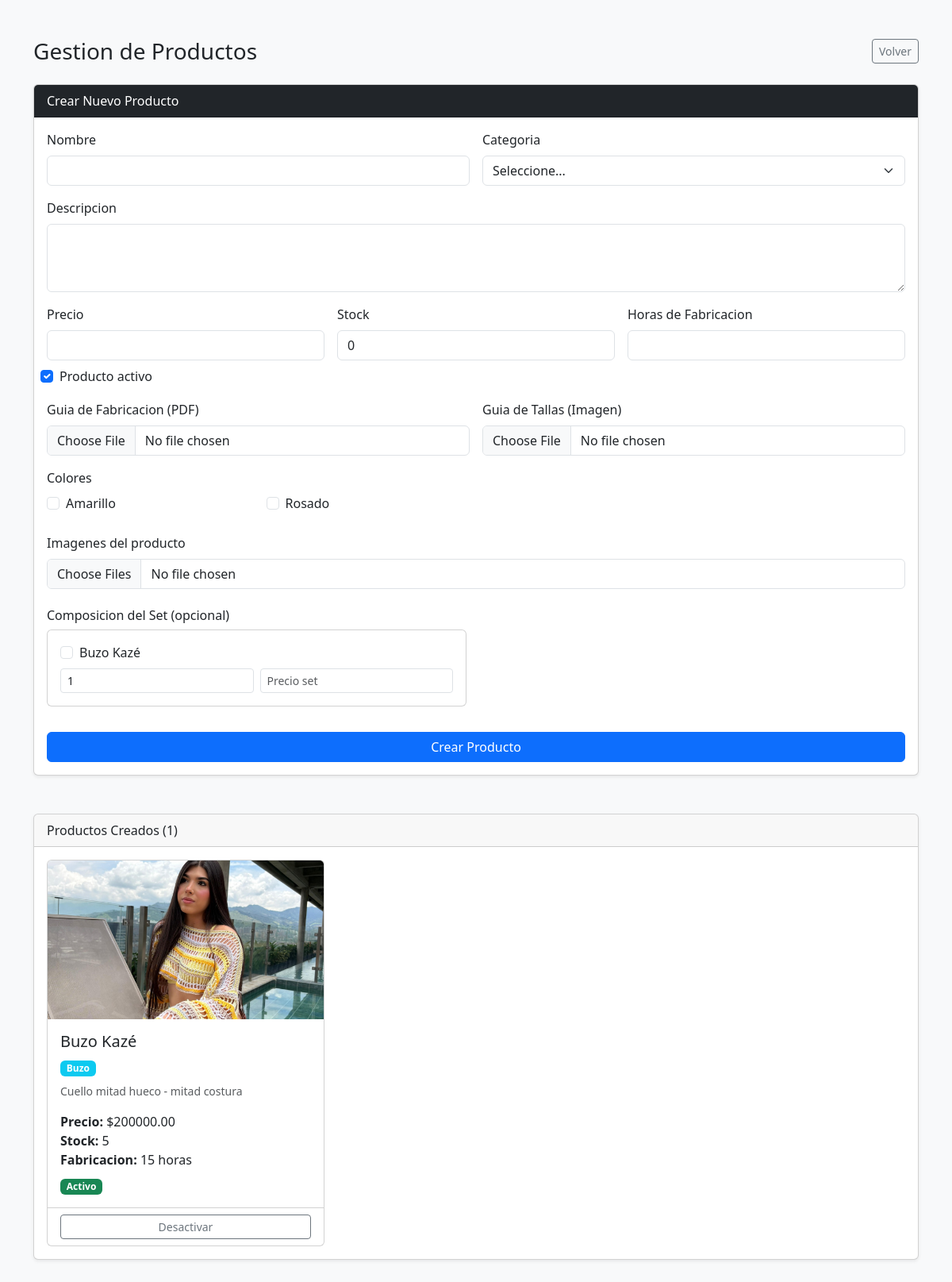
The page /new_product/ on the database its author committed.
### crochet/models.py (models this page shows, shortened)
class GeneralColor(models.Model):
    name = models.CharField('Color Name', max_length=50, unique=True)
    class Meta:
        db_table = 'general_color'

class Product(models.Model):
    CATEGORIES = [
        ('Bikini', 'Bikini'),
        ('Top', 'Top'),
        ('Falda', 'Falda'),
        ('Buzo', 'Buzo'),
        ('Vestido', 'Vestido'),
        ('Short', 'Short'),
        ('Set', 'Set'),
        ('Accesorio', 'Accesorio'),
        ('Pantalón', 'Pantalón'),
        ('Camisa', 'Camisa'),
        ('Otro', 'Otro'),
    ]
    category = models.CharField('Category', max_length=20, choices=CATEGORIES)
    name = models.CharField('Name', max_length=150)
    description = models.TextField('Description')
    price = models.DecimalField('Price', max_digits=10, decimal_places=2, validators=[MinValueValidator(Decimal('0.00'))])
    stock = models.IntegerField('Stock', default=0, validators=[MinValueValidator(0)])
    manufacturing_time = models.IntegerField('Manufacturing Time (hours)', validators=[MinValueValidator(0)])
    active = models.BooleanField('Active', default=True)
    manufacturing_guide = models.FileField(upload_to='guias/fabricacion/', blank=True, null=True)
    size_guide = models.ImageField(upload_to='guias/tallas/', blank=True, null=True)
    class Meta:
        db_table = 'product'

class ProductImage(models.Model):
    id_product = models.ForeignKey(
        Product,
        on_delete=models.CASCADE,
        verbose_name='Product',
        related_name='images'
    )
    url_image = models.ImageField('Image', upload_to='products/')
    class Meta:
        db_table = 'product_image'

### crochet/views.py (the view, shortened to what this page needs)
# urls.py: path('new_product/',crochetViews.new_product,name='new_product'),
def new_product(request):
    context = {
        'products': Product.objects.all().prefetch_related(
            'colors__id_general_color',
            'images',
            'set_components__id_individual_product'
        ),
        'colors': GeneralColor.objects.all().order_by('name'),
        'individual_products': Product.objects.exclude(category='Set').filter(active=True)
    }
    return render(request, 'new_product.html', context)

### crochet/templates/new_product.html (shortened to what this page needs)
<!DOCTYPE html>
<html lang="es">
<head>
    <link href="https://cdn.jsdelivr.net/npm/bootstrap@5.3.8/dist/css/bootstrap.min.css" rel="stylesheet">
</head>
<body class="bg-light">
<div class="container py-5">
    <div class="d-flex justify-content-between align-items-center mb-4">
        <h1 class="h3 mb-0">Gestion de Productos</h1>
        <a href="{% url 'administrator' %}" class="btn btn-outline-secondary btn-sm">Volver</a>
    </div>
    <div class="card shadow-sm mb-5">
        <div class="card-header bg-dark text-white">
            Crear Nuevo Producto
        </div>
        <div class="card-body">
            <form method="POST" enctype="multipart/form-data">
                <div class="row g-3">
                    <div class="col-md-6">
                        <label class="form-label">Nombre</label>
                        <input type="text" class="form-control" name="name" required>
                    </div>
                    <div class="col-md-6">
                        <label class="form-label">Categoria</label>
                        <select class="form-select" name="category" required>
                            <option value="">Seleccione...</option>
                        </select>
                    </div>
                    <div class="col-12">
                        <label class="form-label">Descripcion</label>
                        <textarea class="form-control" name="description" rows="3" required></textarea>
                    </div>
                    <div class="col-md-4">
                        <label class="form-label">Precio</label>
                        <input type="number" class="form-control" name="price" step="0.01" min="0" required>
                    </div>
                    <div class="col-md-4">
                        <label class="form-label">Stock</label>
                        <input type="number" class="form-control" name="stock" value="0" min="0">
                    </div>
                    <div class="col-md-4">
                        <label class="form-label">Horas de Fabricacion</label>
                        <input type="number" class="form-control" name="manufacturing_time" min="0" required>
                    </div>
                    <div class="col-12 form-check mt-2">
                        <input class="form-check-input" type="checkbox" id="active" name="active" checked>
                        <label class="form-check-label" for="active">Producto activo</label>
                    </div>
                    <div class="col-md-6">
                        <label class="form-label">Guia de Fabricacion (PDF)</label>
                        <input type="file" class="form-control" name="manufacturing_guide" accept=".pdf">
                    </div>
                    <div class="col-md-6">
                        <label class="form-label">Guia de Tallas (Imagen)</label>
                        <input type="file" class="form-control" name="size_guide" accept="image/*">
                    </div>
                    <div class="col-12">
                        <label class="form-label">Colores</label>
                        <div class="row">
                            {% for color in colors %}
                            <div class="col-md-3 mb-2">
                                <div class="form-check">
                                    <input class="form-check-input" type="checkbox" name="colors" value="{{ color.id }}" id="color_{{ color.id }}">
                                    <label class="form-check-label" for="color_{{ color.id }}">{{ color.name }}</label>
                                </div>
                            </div>
                            {% endfor %}
                        </div>
                    </div>
                    <div class="col-12">
                        <label class="form-label">Imagenes del producto</label>
                        <input type="file" class="form-control" name="images" accept="image/*" multiple>
                    </div>
                    <div class="col-12">
                        <h6 class="mt-2">Composicion del Set (opcional)</h6>
                        <div class="row">
                            {% for p in individual_products %}
                            <div class="col-md-6 mb-3">
                                <div class="card">
                                    <div class="card-body">
                                        <div class="form-check mb-2">
                                            <input class="form-check-input" type="checkbox" name="set_products" value="{{ p.id }}" id="set_prod_{{ p.id }}">
                                            <label class="form-check-label" for="set_prod_{{ p.id }}">{{ p.name }}</label>
                                        </div>
                                        <div class="row g-2">
                                            <div class="col-6">
                                                <input type="number" class="form-control form-control-sm" name="set_quantity_{{ p.id }}" min="1" value="1" placeholder="Cantidad">
                                            </div>
                                            <div class="col-6">
                                                <input type="number" class="form-control form-control-sm" name="set_price_{{ p.id }}" step="0.01" min="0" placeholder="Precio set">
                                            </div>
                                        </div>
                                    </div>
                                </div>
                            </div>
                            {% endfor %}
                        </div>
                    </div>
                    <div class="col-12">
                        <button type="submit" class="btn btn-primary w-100">Crear Producto</button>
                    </div>
                </div>
            </form>
        </div>
    </div>
    <div class="card shadow-sm">
        <div class="card-header">Productos Creados ({{ products|length }})</div>
        <div class="card-body">
            <div class="row g-3">
                {% for product in products %}
                <div class="col-md-4">
                    <div class="card h-100">
                        {% if product.images.first %}
                        <img src="{{ product.images.first.url_image.url }}" class="card-img-top" style="height: 200px; object-fit: cover;" alt="{{ product.name }}">
                        {% else %}
                        <div class="bg-secondary text-white d-flex align-items-center justify-content-center" style="height: 200px;">Sin imagen</div>
                        {% endif %}
                        <div class="card-body">
                            <h5 class="card-title">{{ product.name }}</h5>
                            <span class="badge bg-info mb-2">{{ product.category }}</span>
                            <p class="card-text small text-muted">{{ product.description|truncatechars:100 }}</p>
                            <div><strong>Precio:</strong> ${{ product.price }}</div>
                            <div><strong>Stock:</strong> {{ product.stock }}</div>
                            <div><strong>Fabricacion:</strong> {{ product.manufacturing_time }} horas</div>
                            <div class="mt-2">
                                {% if product.active %}
                                <span class="badge bg-success">Activo</span>
                                {% else %}
                                <span class="badge bg-danger">Inactivo</span>
                                {% endif %}
                            </div>
                        </div>
                        <div class="card-footer bg-transparent">
                            <a href="{% url 'toggle_product' product.id %}" class="btn btn-sm btn-outline-secondary w-100">
                                {% if product.active %}Desactivar{% else %}Activar{% endif %}
                            </a>
                        </div>
                    </div>
                </div>
                {% empty %}
                <div class="col-12 text-center text-muted">No hay productos aun.</div>
                {% endfor %}
            </div>
        </div>
    </div>
</div>
</body>
</html>

### rows shown on the page
GeneralColor: name "Amarillo"
GeneralColor: name "Rosado"
Product: name "Buzo Kazé", id "1", images.first.url_image (picture), category "Buzo", description "Cuello mitad hueco - mitad costura", price "200000.00", stock "5", manufacturing_time "15", active "Activo"

### other values the page prints
{{ products|length }} "1"
